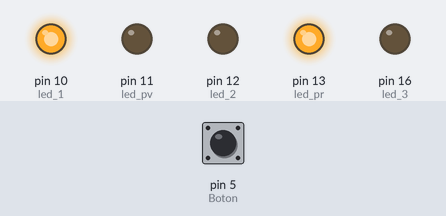
Bench run of a program on a simulated Raspberry Pi (header pin numbers). Shown: output pins drawn as LEDs (lit = HIGH). The test bench sets the inputs (shaded band); at power-on: pin 5 (Boton) HIGH.

Above: at 0.1 s.
At 10.1 s:
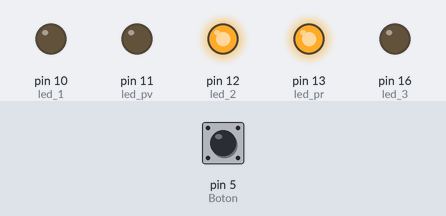
At 17.5 s:
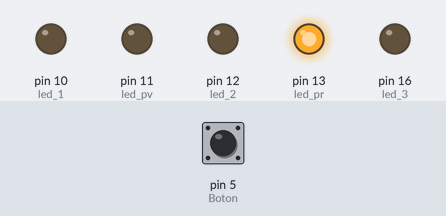
At 25.1 s:
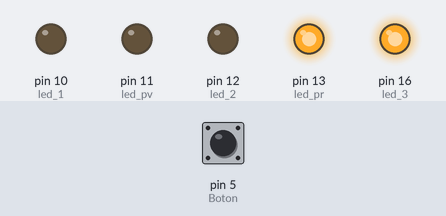
At 45.05 s:
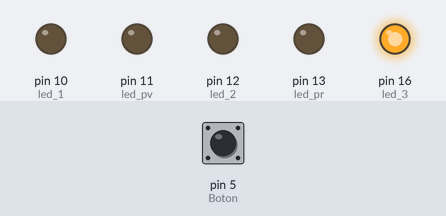
At 74.95 s:
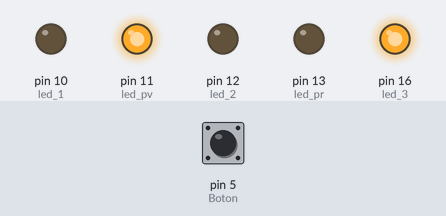
Timing chart, 0 to 75.1 s (numbered marks = the images above):
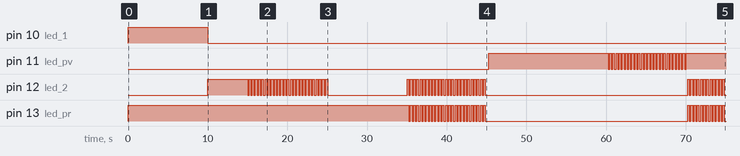

Measured:
- by itself, pin 11 (led_pv): LOW → HIGH at 45.3 s, → LOW 15.0 s later, → HIGH 0.20 s later, → LOW 0.20 s later, … (51 changes in this stretch)
- by itself, pin 12 (led_2): HIGH → LOW at 15.0 s, → HIGH 0.20 s later, → LOW 0.20 s later, → HIGH 0.20 s later, … (125 changes in this stretch)
- by itself, pin 13 (led_pr): goes 24 × (LOW 0.20 s, HIGH 0.20 s), LOW 25.4 s, 11 × (HIGH 0.20 s, LOW 0.20 s), HIGH 0.20 s, then LOW

The program:

semaforo2.py
```python
import RPi.GPIO as GPIO
import time
GPIO.setmode(GPIO.BOARD)

led_1 = 10 #verde
led_2 = 12 #naranja
led_3 = 16 #rojo
led_pv = 11#led verde peaton
led_pr =13#led rojo peaton
led_list = [12,13]
Boton = 5


GPIO.setup(led_3, GPIO.OUT)#led rojo
GPIO.setup(led_2, GPIO.OUT)#led naranja
GPIO.setup(led_1, GPIO.OUT)#led verde
GPIO.setup(led_pv, GPIO.OUT)#led peaton verde
GPIO.setup(led_pr, GPIO.OUT)#led peaton rojo
GPIO.setup(Boton, GPIO.IN, GPIO.PUD_UP)


def peaton():#al presionar el boton
    for i in range(0,25):#parpadeo de led amarillo y rojo del peaton
            GPIO.output(led_list, GPIO.HIGH)
            time.sleep(0.2)
            GPIO.output(led_list, GPIO.LOW)
            time.sleep(0.2)
    time.sleep(0.2)
    GPIO.output(led_1, GPIO.LOW)#apagar led verde peaton
    GPIO.output(led_2, GPIO.LOW)#apagar led amarillo peaton
    GPIO.output(led_3, GPIO.HIGH)#prender led rojo peaton
    GPIO.output(led_pr, GPIO.LOW)#apagar led rojo peaton
    GPIO.output(led_pv, GPIO.HIGH)#prender led verde peaton
    time.sleep(15)
    for i in range(0,25):#parpadeo del led verde peaton
        GPIO.output(led_pv, GPIO.LOW)
        time.sleep(0.2)
        GPIO.output(led_pv, GPIO.HIGH)
        time.sleep(0.2)

GPIO.output(led_pr, GPIO.HIGH)#prender led rojo peaton
GPIO.output(led_pv, GPIO.LOW)#apagar led verde peaton
GPIO.output(led_2, GPIO.LOW)#apagar led amarillo
GPIO.output(led_3, GPIO.LOW)#apagar led rojo
GPIO.output(led_1, GPIO.HIGH)#prender el led verde
time.sleep(10)#10 segundos le toca estar encendido
GPIO.output(led_1, GPIO.LOW)#apagar el led verde
GPIO.output(led_2, GPIO.HIGH)#prender el led amarillo
time.sleep(5)#5 segundos le toca estar encendido
for i in range(0,25):#parpadeo del led amarillo
    GPIO.output(led_2, GPIO.LOW)
    time.sleep(0.2)
    GPIO.output(led_2, GPIO.HIGH)
    time.sleep(0.2)
time.sleep(0.05)
GPIO.output(led_2, GPIO.LOW) #apagar el led amarillo
GPIO.output(led_3, GPIO.HIGH) #prender el led rojo
time.sleep(10) #10 segundos le toca estar encendido
while True:
    if (GPIO.input(Boton)):
        peaton()

print ( "Limpiando la configuración de los GPIO" )
GPIO.cleanup()
```
